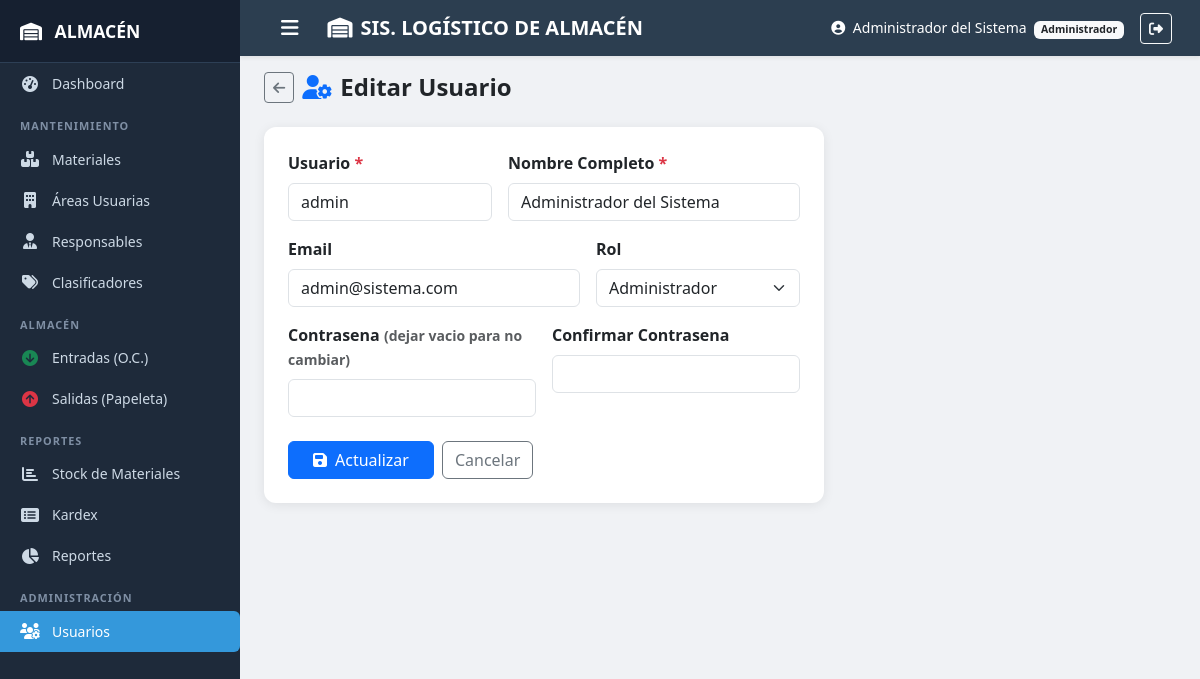
Screenshot of /usuarios/form.php?id=1 (signed in) with the database file from the repository.
### tables this page shows
CREATE TABLE IF NOT EXISTS `usuarios` (
  `id` int(11) NOT NULL AUTO_INCREMENT,
  `username` varchar(50) NOT NULL,
  `password` varchar(255) NOT NULL,
  `nombre_completo` varchar(150) NOT NULL,
  `email` varchar(100) DEFAULT NULL,
  `rol` enum('administrador','gerente','asistente') NOT NULL DEFAULT 'asistente',
  `activo` tinyint(1) NOT NULL DEFAULT 1,
  `created_at` timestamp NOT NULL DEFAULT CURRENT_TIMESTAMP,
  PRIMARY KEY (`id`),
  UNIQUE KEY `username` (`username`)
);

### includes/functions.php (called while the page is built, shortened)
<?php
function h($s) {
    return htmlspecialchars((string)$s, ENT_QUOTES, 'UTF-8');
}

### usuarios/form.php (the view, shortened to what this page needs)
<?php
$db  = getDB();
$id  = (int)(isset($_GET['id']) ? $_GET['id'] : 0);
$row = null;
if ($id) { $st=$db->prepare("SELECT * FROM usuarios WHERE id=?"); $st->execute(array($id)); $row=$st->fetch(); }
$pageTitle = $id ? 'Editar Usuario' : 'Nuevo Usuario';
include ROOT_PATH . '/includes/header.php';
$vUser  = isset($_POST['username']) ? $_POST['username'] : (isset($row['username']) ? $row['username'] : '');
$vNom   = isset($_POST['nombre_completo']) ? $_POST['nombre_completo'] : (isset($row['nombre_completo']) ? $row['nombre_completo'] : '');
$vEmail = isset($_POST['email']) ? $_POST['email'] : (isset($row['email']) ? $row['email'] : '');
$vRol   = isset($_POST['rol']) ? $_POST['rol'] : (isset($row['rol']) ? $row['rol'] : 'asistente');
$rols   = array('administrador','gerente','asistente');
?>
<div class="d-flex align-items-center mb-4 gap-2">
  <a href="<?php echo BASE_URL; ?>/usuarios/index.php" class="btn btn-outline-secondary btn-sm"><i class="fas fa-arrow-left"></i></a>
  <h4 class="fw-bold mb-0"><i class="fas fa-user-cog me-2 text-primary"></i><?php echo $pageTitle; ?></h4>
</div>
<div class="card table-card" style="max-width:560px">
  <div class="card-body p-4">
    <form method="POST">
      <div class="row g-3">
        <div class="col-md-5">
          <label class="form-label fw-semibold">Usuario <span class="text-danger">*</span></label>
          <input type="text" name="username" class="form-control" required value="<?php echo h($vUser); ?>">
        </div>
        <div class="col-md-7">
          <label class="form-label fw-semibold">Nombre Completo <span class="text-danger">*</span></label>
          <input type="text" name="nombre_completo" class="form-control" required value="<?php echo h($vNom); ?>">
        </div>
        <div class="col-md-7">
          <label class="form-label fw-semibold">Email</label>
          <input type="email" name="email" class="form-control" value="<?php echo h($vEmail); ?>">
        </div>
        <div class="col-md-5">
          <label class="form-label fw-semibold">Rol</label>
          <select name="rol" class="form-select">
            <?php foreach($rols as $r) echo '<option value="'.$r.'"'.($vRol===$r?' selected':'').'>'.ucfirst($r).'</option>'; ?>
          </select>
        </div>
        <div class="col-md-6">
          <label class="form-label fw-semibold">Contrasena <?php echo $id ? '<small class="text-muted">(dejar vacio para no cambiar)</small>' : '<span class="text-danger">*</span>'; ?></label>
          <input type="password" name="password" class="form-control" <?php echo !$id?'required':''; ?>>
        </div>
        <div class="col-md-6">
          <label class="form-label fw-semibold">Confirmar Contrasena</label>
          <input type="password" name="password2" class="form-control">
        </div>
      </div>
      <div class="d-flex gap-2 mt-4">
        <button type="submit" class="btn btn-primary px-4"><i class="fas fa-save me-2"></i><?php echo $id?'Actualizar':'Crear Usuario'; ?></button>
        <a href="<?php echo BASE_URL; ?>/usuarios/index.php" class="btn btn-outline-secondary">Cancelar</a>
      </div>
    </form>
  </div>
</div>
<?php include ROOT_PATH . '/includes/footer.php'; ?>

### assets/css/style.css (style rules this page uses)
:root { --sidebar-bg: #1e2a3a; --sidebar-hover: #2d3f55; --sidebar-active: #3498db; --topbar-bg: #2c3e50; --accent: #3498db; }
body { background: #f0f2f5; font-family: 'Segoe UI', sans-serif; }
.table-card { border-radius: 12px; border: none; box-shadow: 0 2px 12px rgba(0,0,0,.08); overflow: hidden; }

### rows the page displays
usuarios: username "admin", nombre_completo "Administrador del Sistema", email "admin@sistema.com", rol "Administrador"

### other values shown
SITE_NAME "SIS. LOGÍSTICO DE ALMACÉN"
isset($_SESSION['rol']) ? $_SESSION['rol'] : '' "Administrador"
$pageTitle "Editar Usuario"
